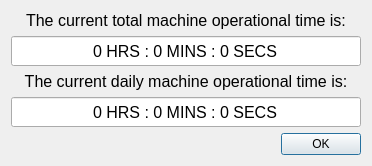
<?xml version="1.0" encoding="UTF-8"?>
<ui version="4.0">
 <class>Dialog_RunStatistics</class>
 <widget class="QDialog" name="Dialog_RunStatistics">
  <property name="geometry">
   <rect>
    <x>0</x>
    <y>0</y>
    <width>368</width>
    <height>163</height>
   </rect>
  </property>
  <property name="windowTitle">
   <string>Dialog</string>
  </property>
  <layout class="QGridLayout" name="gridLayout">
   <item row="0" column="0">
    <widget class="QLabel" name="label_totalTime">
     <property name="font">
      <font>
       <pointsize>12</pointsize>
      </font>
     </property>
     <property name="text">
      <string>The current total machine operational time is:</string>
     </property>
     <property name="alignment">
      <set>Qt::AlignCenter</set>
     </property>
    </widget>
   </item>
   <item row="1" column="0">
    <widget class="QLineEdit" name="lineEdit_totalTime">
     <property name="minimumSize">
      <size>
       <width>350</width>
       <height>30</height>
      </size>
     </property>
     <property name="font">
      <font>
       <pointsize>12</pointsize>
      </font>
     </property>
     <property name="text">
      <string>0 HRS : 0 MINS : 0 SECS</string>
     </property>
     <property name="alignment">
      <set>Qt::AlignCenter</set>
     </property>
    </widget>
   </item>
   <item row="2" column="0">
    <widget class="QLabel" name="label_dailyTime">
     <property name="font">
      <font>
       <pointsize>12</pointsize>
      </font>
     </property>
     <property name="styleSheet">
      <string notr="true">QMenuBar{
background-color:#1d1d1d;
padding:5px;
	font: 12pt &quot;MS Shell Dlg 2&quot;;
}

QMenuBar::item{
background-color:#1d1d1d;
color:#fff;
padding:5px;

}

QMenu{
color:#fff;
padding:0;
}

QMenu::item:selected{
color:#fff;
background-color:#00aba9;
}

QTableWidget{
background-color:#3d3d3d;
color:#fff;
  selection-background-color: #da532c;
border:solid;
border-width:3px;
border-color:#da532c;
}
QHeaderView::section{
background-color:qlineargradient(spread:pad, x1:0, y1:0, x2:1, y2:0, stop:0 rgba(20, 158, 217, 255), stop:1 rgba(36, 158, 217, 255));
border:none;
border-top-style:solid;
border-width:1px;
border-top-color:qlineargradient(spread:pad, x1:0, y1:0, x2:1, y2:0, stop:0 rgba(20, 158, 217, 255), stop:1 rgba(36, 158, 217, 255));
color:#fff;

}
QHeaderView{
background-color:qlineargradient(spread:pad, x1:0, y1:0, x2:1, y2:0, stop:0 rgba(20, 158, 217, 255), stop:1 rgba(36, 158, 217, 255));

border:none;
border-top-style:solid;
border-width:1px;
border-top-color:#149ED9;
color:#fff;
	font: 75 12pt &quot;Calibri&quot;;
}

QTableCornerButton::section{
border:none;
background-color:#149ED9;
}

QListWidget{
background-color:#3d3d3d;
color:#fff;
}

QMenu{
background-color:#3d3d3d;
}
QStatusBar{
background-color:#7e3878;
color:#fff;
}

QPushButton{
border-style:solid;
background-color:#3d3d3d;
color:#fff;
border-radius:7px;
}

QPushButton:disabled {
background-color: rgb(204, 0, 0);
}

QPushButton:hover{
color:#ccc;
	background-color: qlineargradient(spread:pad, x1:0.517, y1:0, x2:0.517, y2:1, stop:0 rgba(45, 45, 45, 255), stop:0.505682 rgba(45, 45, 45, 255), stop:1 rgba(29, 29, 29, 255));
	border-color:#2d89ef;
border-width:2px;
}

QPushButton:pressed{
background-color: qlineargradient(spread:pad, x1:0.517, y1:0, x2:0.517, y2:1, stop:0 rgba(29, 29, 29, 255), stop:0.505682 rgba(45, 45, 45, 255), stop:1 rgba(29, 29, 29, 255));
}


QTabWidget::tab{
background-color:#3d3d3d;
}

QLineEdit{
border-radius:0;
}

QProgressBar{
border-radius:0;
text-align:center;
color:#fff;
background-color:transparent;
border: 2px solid #e3a21a;
border-radius:7px;
	font: 75 12pt &quot;Open Sans&quot;;

}

QProgressBar::chunk{
background-color:#2d89ef;
width:20px;
}</string>
     </property>
     <property name="text">
      <string>The current daily machine operational time is:</string>
     </property>
     <property name="alignment">
      <set>Qt::AlignCenter</set>
     </property>
    </widget>
   </item>
   <item row="3" column="0">
    <widget class="QLineEdit" name="lineEdit_dailyTime">
     <property name="minimumSize">
      <size>
       <width>350</width>
       <height>30</height>
      </size>
     </property>
     <property name="font">
      <font>
       <pointsize>12</pointsize>
      </font>
     </property>
     <property name="text">
      <string>0 HRS : 0 MINS : 0 SECS</string>
     </property>
     <property name="alignment">
      <set>Qt::AlignCenter</set>
     </property>
    </widget>
   </item>
   <item row="4" column="0">
    <widget class="QDialogButtonBox" name="buttonBox">
     <property name="orientation">
      <enum>Qt::Horizontal</enum>
     </property>
     <property name="standardButtons">
      <set>QDialogButtonBox::Ok</set>
     </property>
    </widget>
   </item>
  </layout>
 </widget>
 <resources/>
 <connections>
  <connection>
   <sender>buttonBox</sender>
   <signal>accepted()</signal>
   <receiver>Dialog_RunStatistics</receiver>
   <slot>accept()</slot>
   <hints>
    <hint type="sourcelabel">
     <x>248</x>
     <y>254</y>
    </hint>
    <hint type="destinationlabel">
     <x>157</x>
     <y>274</y>
    </hint>
   </hints>
  </connection>
  <connection>
   <sender>buttonBox</sender>
   <signal>rejected()</signal>
   <receiver>Dialog_RunStatistics</receiver>
   <slot>reject()</slot>
   <hints>
    <hint type="sourcelabel">
     <x>316</x>
     <y>260</y>
    </hint>
    <hint type="destinationlabel">
     <x>286</x>
     <y>274</y>
    </hint>
   </hints>
  </connection>
 </connections>
</ui>
